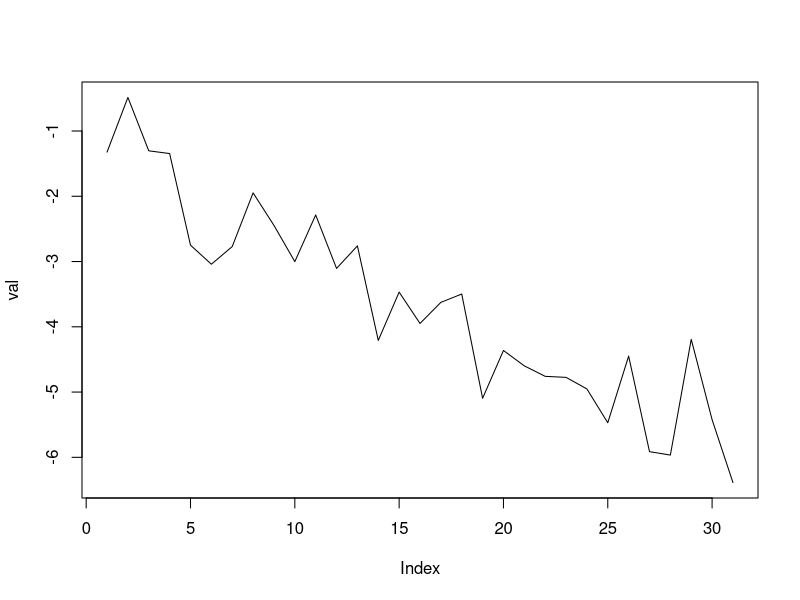

Here is the R script that generated this plot:
# R Short Course, Part 3
# Iteration
#
# Author: James Henderson
# Updated: July 27, 2021
# 79: -------------------------------------------------------------------------

# for loop: -------------------------------------------------------------------

# syntax
for ( i in 1:10 ) {
  cat(i, '\n')
}

# the iterator (var) and body are evaluated in the global environment
for ( var in names(mtcars) ) {
  cat( sprintf('average %s = %4.3f', var, mean(mtcars[, var]) ), '\n')
}
var

# while loop: ----------------------------------------------------------------
# a `while` loop continues as long as a condition remains true

## random walk example, until 'hitting time' of reaching 10
max_iter = 1e3 # always limit the total iterations allowed in a while loop
val = vector(mode = 'numeric', length = max_iter)
val[1] = rnorm(1) ## initialize

k = 1 # counter
while ( abs(val[k]) < 10 && k <= max_iter ) {
  val[k + 1] = val[k] + rnorm(1)
  k = k + 1
}
val = val[1:{k - 1}]

plot(val, type = 'l')

# control words: --------------------------------------------------------------

# next
for ( i in 1:10 ) {
  if ( i %% 2 == 0 ) {
    next
  }
  cat(i,'\n')
}

# break
x = c()
for ( i in sample(1:1e1, 1e1) ) {
  x = c(x, i)
  if ( i %% 3 == 0 ) {
    break
  }
}
print(x)

# 79: -------------------------------------------------------------------------
